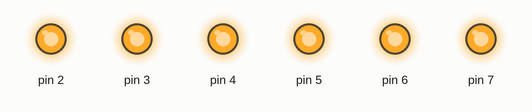
Simulated run of this sketch. Board: Arduino Uno, built with avr-gcc and run on an emulated ATmega328P. Parts: output pins drawn as LEDs (lit = HIGH).

Above: at 0.5 s.
At 8.4 s:
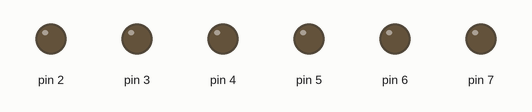
Timing chart, 0 to 9.4 s (numbered marks = the images above):
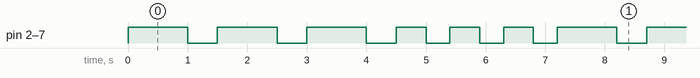

Measured:
- by itself, pin 2–7: repeats every 7.2 s: 2 × (LOW 0.50 s, HIGH 1.0 s), LOW 0.50 s, 3 × (HIGH 0.50 s, LOW 0.40 s), HIGH 1.0 s
- by itself, everything shown: repeats every 7.2 s, in 12 steps

The sketch:

SOSwithLED.ino
```cpp
int n;                              //Global variable
void setup() {
 Serial.begin(9600);
 pinMode(03,OUTPUT);
 pinMode(02,OUTPUT);
 pinMode(07,OUTPUT);
 pinMode(04,OUTPUT);
 pinMode(05,OUTPUT);
 pinMode(06,OUTPUT);
}

void loop() {
 small();
 small();
 small();
 large();
 large();
 large();
 small();
 small();
 small();
 large();
 large();
 large();
}
int high(){
  for(n=02;n<=07;n++){
  digitalWrite(n,HIGH);
  }
}
int low(){
  for(n=02;n<=07;n++){
    digitalWrite(n,LOW);
  }
}
int small(){
  high();
  delay(1000);
  low();
  delay(500);
}
int large(){
  high();
  delay(500);
  low();
  delay(400);
}
```
